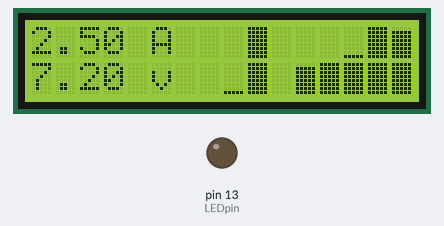
Simulated run of this sketch. Board: Arduino Mega 2560, built with avr-gcc and run on an emulated ATmega2560. Parts: 16×2 character LCD, output pins drawn as LEDs (lit = HIGH).

Above: at 1.1 s.
Timing chart, 0 to 129.4 s (numbered marks = the images above):
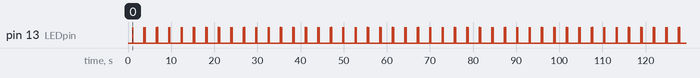

The sketch:

BatteryMonitor.ino.ino
```cpp
/* This is my first attempt to make a program for the Arduino that i can use in the
 *  real world.  It will monitor 9 x 1.4 volt lead acid batteries that are wired in
 *  series for an off grid application. They are charged with a 140w solar panel.
 *
 *  This application will monitor the individual cells, give a total voltage and
 *  will also measure the current draw on the batteries with a shunt.
 *
 *  Using Arduino MEGA 2560
 *
 *  To do:
 *  - Solar Tracker
 *  - Add additional 12v gel batteries / bank to monitor
 *  - Add program to compare gel vs/ lead acid banks and charge/discharge based on levels
 */

// START heartbeat LED (just so I know its doing something)
long heartBeatArray[] = {
    50, 100, 15, 1200};
int hbeatIndex = 1;   // initialization
long prevMillis;
int LEDpin = 13;
// END Heartbeat LED

// include the LCD library code
#include <LiquidCrystal.h>

// initialize the LCD library with the numbers of the interface pins
LiquidCrystal lcd(12, 11, 5, 4, 3, 2);

// Set up the eight custom Glyphs, found this in Arduino Cookbook and modified
byte eightGlyph[8] = {B11111, B11111,  B11111,  B11111,  B11111,  B11111,  B11111,  B11111};
byte sevenGlyph[8] = {B00000, B11111,  B11111,  B11111,  B11111,  B11111,  B11111,  B11111};
byte sixGlyph[8] = {B00000, B00000,  B11111,  B11111,  B11111,  B11111,  B11111,  B11111};
byte fiveGlyph[8] = {B00000, B00000,  B00000,  B11111,  B11111,  B11111,  B11111,  B11111};
byte fourGlyph[8] = {B00000, B00000,  B00000,  B00000,  B11111,  B11111,  B11111,  B11111};
byte threeGlyph[8] = {B00000, B00000,  B00000,  B00000,  B00000,  B11111,  B11111,  B11111};
byte twoGlyph[8] = {B00000, B00000,  B00000,  B00000,  B00000,  B00000,  B11111,  B11111};
byte oneGlyph[8] = {B00000, B00000,  B00000,  B00000,  B00000,  B00000,  B00000,  B11111};

void setup() {
    // setup the heartbeat LED output
  pinMode(LEDpin, OUTPUT);

    // setup serial communications from Arduino at 9600bps if required to debug
  // Serial.begin(9600);

    // set up the battery monitor glyphs
  lcd.createChar(8, eightGlyph);
  lcd.createChar(7, sevenGlyph);
  lcd.createChar(6, sixGlyph);
  lcd.createChar(5, fiveGlyph);
  lcd.createChar(4, fourGlyph);
  lcd.createChar(3, threeGlyph);
  lcd.createChar(2, twoGlyph);
  lcd.createChar(1, oneGlyph);
  lcd.begin(16, 2);
  lcd.clear();
  delay(1000);  // for testing
}

// Function to write the custom glyphs to the LCD. Values sent to this fuction is the battery
// voltage and the position on the LCD screen. LCD character is is 5x8, we are using one
// stacked on top of the other for a total of 16x5.
// Battery voltage is X 10 to move the decimal.
void displayLevel(int batval, int batpos){
  if(batval >= 8){
    lcd.setCursor(batpos,1);
    lcd.write(byte(8));
    lcd.setCursor(batpos,0);
    int math = (batval - 8);
      if(math == 0){
        lcd.write("");
      }
      else{
        lcd.write(byte(math));
      }
  }
  else{
      if(batval > 0){
        lcd.setCursor(batpos,1);
        lcd.write(byte(batval));
        lcd.setCursor(batpos,0);
        lcd.write("");
      }
      else{
        lcd.setCursor(batpos,1);
        lcd.write("");
        lcd.setCursor(batpos,0);
        lcd.write("");
      }
  }
}

void loop() {
    // Heartbeat variable for speed
  heartBeat(2.0);

    // Battery reads and sending values to fuction
    // Battery level #1
  int bat1val = 0;  // will be an analog input when ready to test inputs, static value for programming
  int bat1pos = 7;  // where to dispay bar on LCD
  displayLevel(bat1val,bat1pos);  // values passed to the displayLevel function

    // Battery level #2
  int bat2val = 1;
  int bat2pos = 8;
  displayLevel(bat2val,bat2pos);
    // Battery level #3
  int bat3val = 16;
  int bat3pos = 9;
  displayLevel(bat3val,bat3pos);
    // Battery level #4
  int bat4val = 0;
  int bat4pos = 10;
  displayLevel(bat4val,bat4pos);
    // Battery level #5
  int bat5val = 7;
  int bat5pos = 11;
  displayLevel(bat5val,bat5pos);
    // Battery level #6
  int bat6val = 8;
  int bat6pos = 12;
  displayLevel(bat6val,bat6pos);
    // Battery level #7
  int bat7val = 9;
  int bat7pos = 13;
  displayLevel(bat7val,bat7pos);
    // Battery level #8
  int bat8val = 16;
  int bat8pos = 14;
  displayLevel(bat8val,bat8pos);
    // Battery level #9
  int bat9val = 15;
  int bat9pos = 15;
  displayLevel(bat9val,bat9pos);

  //float batTotal = 12.2;  // for testing
  float batTotal = ((bat1val+bat2val+bat3val+bat4val+bat5val+bat6val+bat7val+bat8val+bat9val) * 0.1);
  lcd.setCursor(0,0);
  lcd.print("2.50 A");   // static value for testing
  lcd.setCursor(0,1);
  lcd.print(batTotal,2);   // display voltage total for the 9 cells
  lcd.setCursor(5,1);
  lcd.print("v");

  // Send data THEN start a new line
  // Serial.println(batTotal);

  delay(250);
}


// Heartbeat function found online... somewhere
void heartBeat(float tempo){
    if ((millis() - prevMillis) > (long)(heartBeatArray[hbeatIndex] * tempo)){
        hbeatIndex++;
        if (hbeatIndex > 3) hbeatIndex = 0;

        if ((hbeatIndex % 2) == 0){
            digitalWrite(LEDpin, HIGH);
            delay((int)heartBeatArray[hbeatIndex]) ;
            digitalWrite(LEDpin, LOW);
        }
        hbeatIndex++;
        // Serial.println(hbeatIndex);
        prevMillis = millis();
    }
}
```

Measured:
- by itself, pin 13 (LEDpin): repeats every 2.9 s: LOW 2.6 s, HIGH 0.05 s, LOW 0.26 s, HIGH 0.02 s
- by itself, everything shown: repeats every 8.6 s, in 6 steps
